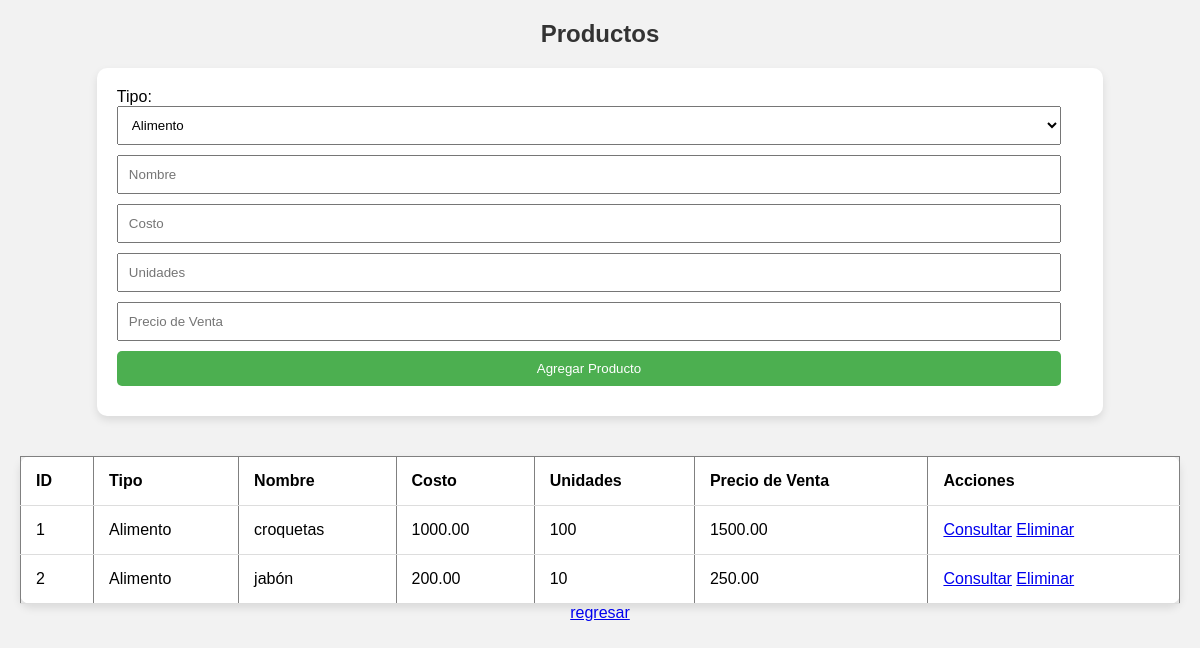
The app's page /vistas/productos.php with its own data.
### tables this page shows
CREATE TABLE `productos` (
  `id` int(11) NOT NULL,
  `tipo` enum('Alimento','Aseo','Accesorio') DEFAULT NULL,
  `nombre` varchar(40) NOT NULL,
  `costo` double(8,2) NOT NULL,
  `unidades` int(11) NOT NULL,
  `precio_venta` double(8,2) NOT NULL,
  `habilitado` tinyint(1) DEFAULT 1
);

### modelos/Conexion.php (called while the page is built, shortened)
<?php
class Conexion {
    private $host;
    private $usuario;
    private $contrasena;
    private $nombreDB;
    private $conexion;
    public function __construct($host, $usuario, $contrasena, $nombreDB) {
        $this->host = $host;
        $this->usuario = $usuario;
        $this->contrasena = $contrasena;
        $this->nombreDB = $nombreDB;
    }
    public function query($sql) {
        return $this->conexion->query($sql);
    }
    public function conectar() {
        $this->conexion = new mysqli($this->host, $this->usuario, $this->contrasena, $this->nombreDB);
        return true;
    }
}
$conexion = new Conexion("localhost", "root", "", "veterinariaprime");
?>

### modelos/Producto.php (called while the page is built, shortened)
<?php
include_once 'Conexion.php';
class ProductoModel {
    private $conexion;
    public function __construct($conexion) {
        $this->conexion = $conexion;
    }
    public function obtenerProductos() {
        $query = "SELECT * FROM productos where habilitado = '1'";
        $query_resultado = $this->conexion->query($query);
        $productos = array();
        while ($fila = $query_resultado->fetch_assoc()) {
            $productos[] = $fila;
        }
        return $productos;
    }
}
$pro_modelo = new ProductoModel($conexion);
?>

### controladores/Producto.php (called while the page is built, shortened)
<?php
include_once '../modelos/Producto.php';
class ProductoController {
    private $modelo;
    public function __construct() {
        global $pro_modelo;
        $this->modelo = $pro_modelo;
    }
    public function mostrarProductos(){
        return $this->modelo->obtenerProductos();
    }
}
$controlador_pro = new ProductoController();
?>

### vistas/productos.php (the view, shortened to what this page needs)
<?php
include '../controladores/Producto.php';
$productos = $controlador_pro->mostrarProductos();
?>
<!DOCTYPE html>
<html lang="en">
<head>
</head>
<body>
    <h2>Productos</h2>
    <form  method="post">
        <label for="pro_tipo">Tipo:</label>
        <select name="pro_tipo">
            <option value="Alimento" <?php echo (isset($productoConsulta) && $productoConsulta['tipo'] == 'Alimento') ? 'selected' : ''; ?>>Alimento</option>
        </select><br>
        <input type="text" placeholder="Nombre" value="<?php echo isset($productoConsulta) ? $productoConsulta["nombre"] : ""; ?>" name="pro_nombre" required>
        <input type="number" placeholder="Costo" value="<?php echo isset($productoConsulta) ? $productoConsulta["costo"] : ""; ?>" name="pro_costo" required>
        <input type="number" placeholder="Unidades" value="<?php echo isset($productoConsulta) ? $productoConsulta["unidades"] : ""; ?>" name="pro_unidades" required>
        <input type="number" placeholder="Precio de Venta" value="<?php echo isset($productoConsulta) ? $productoConsulta["precio_venta"] : ""; ?>" name="pro_precio_venta" required>
        <button type="submit"><?php echo isset($productoConsulta) ? "Modificar Producto" : "Agregar Producto"; ?></button>
    </form>
    <table border="1">
            <tr>
                <th>ID</th>
                <th>Tipo</th>
                <th>Nombre</th>
                <th>Costo</th>
                <th>Unidades</th>
                <th>Precio de Venta</th>
                <th>Acciones</th>
            </tr>
            <?php foreach ($productos as $producto): ?>
                <tr>
                    <td><?php echo $producto['id'] ?></td>
                    <td><?php echo $producto['tipo'] ?></td>
                    <td><?php echo $producto['nombre'] ?></td>
                    <td><?php echo $producto['costo'] ?></td>
                    <td><?php echo $producto['unidades'] ?></td>
                    <td><?php echo $producto['precio_venta'] ?></td>
                    <td >
                        <a href="?consultar=<?php echo $producto['id']; ?>">Consultar</a>
                        <a href="?eliminar=<?php echo $producto['id']; ?>" onclick="return confirm('¿Estás seguro?')">Eliminar</a>
                    </td>
                </tr>
            <?php endforeach; ?>
    </table>
    <a href="http://localhost/parcial-final">regresar</a>
</body>
</html>

### vistas/productos.php (style rules this page uses)
body { font-family: 'Arial', sans-serif; background-color: #f2f2f2; margin: 20px; text-align: center; }
h2 { color: #333; }
form { background-color: #fff; border-radius: 10px; box-shadow: 0 4px 8px rgba(0, 0, 0, 0.1); padding: 20px; margin-bottom: 20px; display: inline-block; text-align: left; }
form select, form input, form button { width: calc(100% - 22px); padding: 10px; margin-bottom: 10px; box-sizing: border-box; }
form button { background-color: #4CAF50; color: #fff; padding: 10px 20px; border: none; border-radius: 5px; cursor: pointer; }
table { width: 100%; border-collapse: collapse; background-color: #fff; border-radius: 10px; box-shadow: 0 4px 8px rgba(0, 0, 0, 0.1); margin-top: 20px; }
th, td { padding: 15px; text-align: left; border-bottom: 1px solid #ddd; }
th { background-color: color: #fff; }

### records on screen
productos: id "1", tipo "Alimento", nombre "croquetas", costo "1000.00", unidades "100", precio_venta "1500.00"
productos: id "2", tipo "Alimento", nombre "jabón", costo "200.00", unidades "10", precio_venta "250.00"
